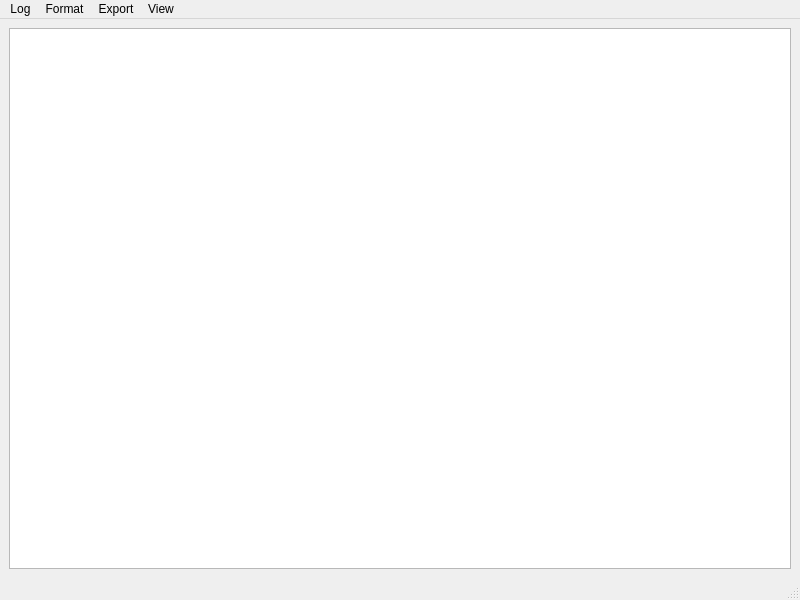
<?xml version="1.0" encoding="UTF-8"?>
<ui version="4.0">
 <class>MainWindow</class>
 <widget class="QMainWindow" name="MainWindow">
  <property name="geometry">
   <rect>
    <x>0</x>
    <y>0</y>
    <width>800</width>
    <height>600</height>
   </rect>
  </property>
  <property name="windowTitle">
   <string>MainWindow</string>
  </property>
  <widget class="QWidget" name="centralwidget">
   <layout class="QVBoxLayout" name="verticalLayout">
    <item>
     <widget class="LogView" name="logView"/>
    </item>
   </layout>
  </widget>
  <widget class="QMenuBar" name="menubar">
   <property name="geometry">
    <rect>
     <x>0</x>
     <y>0</y>
     <width>800</width>
     <height>21</height>
    </rect>
   </property>
   <widget class="QMenu" name="menuLogs">
    <property name="title">
     <string>Log</string>
    </property>
    <addaction name="actionOpen_file"/>
    <addaction name="actionOpen_folder"/>
    <addaction name="separator"/>
    <addaction name="actionClose"/>
   </widget>
   <widget class="QMenu" name="menuFormats">
    <property name="title">
     <string>Format</string>
    </property>
    <addaction name="actionAdd_format"/>
    <addaction name="actionRemove_format"/>
    <addaction name="separator"/>
    <addaction name="actionRefresh_format"/>
    <addaction name="actionSelect_all"/>
    <addaction name="actionDeselect_all"/>
    <addaction name="separator"/>
   </widget>
   <widget class="QMenu" name="menuExport">
    <property name="title">
     <string>Export</string>
    </property>
    <addaction name="actionExport_current_view"/>
    <addaction name="actionFull_export"/>
   </widget>
   <widget class="QMenu" name="menuView">
    <property name="title">
     <string>View</string>
    </property>
    <addaction name="actionShow_bookmarks"/>
    <addaction name="separator"/>
    <addaction name="actionTimeline"/>
   </widget>
   <addaction name="menuLogs"/>
   <addaction name="menuFormats"/>
   <addaction name="menuExport"/>
   <addaction name="menuView"/>
  </widget>
  <widget class="QStatusBar" name="statusbar"/>
  <action name="actionOpen_file">
   <property name="text">
    <string>Open file</string>
   </property>
  </action>
  <action name="actionOpen_folder">
   <property name="text">
    <string>Open folder</string>
   </property>
  </action>
  <action name="actionClose">
   <property name="enabled">
    <bool>false</bool>
   </property>
   <property name="text">
    <string>Close</string>
   </property>
  </action>
  <action name="actionAdd_format">
   <property name="text">
    <string>Add format</string>
   </property>
  </action>
  <action name="actionRemove_format">
   <property name="text">
    <string>Remove format</string>
   </property>
  </action>
  <action name="actionRefresh_format">
   <property name="text">
    <string>Refresh formats</string>
   </property>
  </action>
  <action name="actionSelect_all">
   <property name="text">
    <string>Select all</string>
   </property>
  </action>
  <action name="actionDeselect_all">
   <property name="text">
    <string>Deselect all</string>
   </property>
  </action>
  <action name="actionTimeline">
   <property name="enabled">
    <bool>false</bool>
   </property>
   <property name="text">
    <string>Timeline...</string>
   </property>
  </action>
  <action name="actionExport_current_view">
   <property name="text">
    <string>Export current view</string>
   </property>
  </action>
  <action name="actionFull_export">
   <property name="text">
    <string>Full export</string>
   </property>
  </action>
  <action name="actionShow_bookmarks">
   <property name="checkable">
    <bool>true</bool>
   </property>
   <property name="text">
    <string>Show bookmarks</string>
   </property>
  </action>
 </widget>
 <customwidgets>
  <customwidget>
   <class>LogView</class>
   <extends>QTreeView</extends>
   <header>LogView/LogView.h</header>
  </customwidget>
 </customwidgets>
 <resources/>
 <connections/>
</ui>
